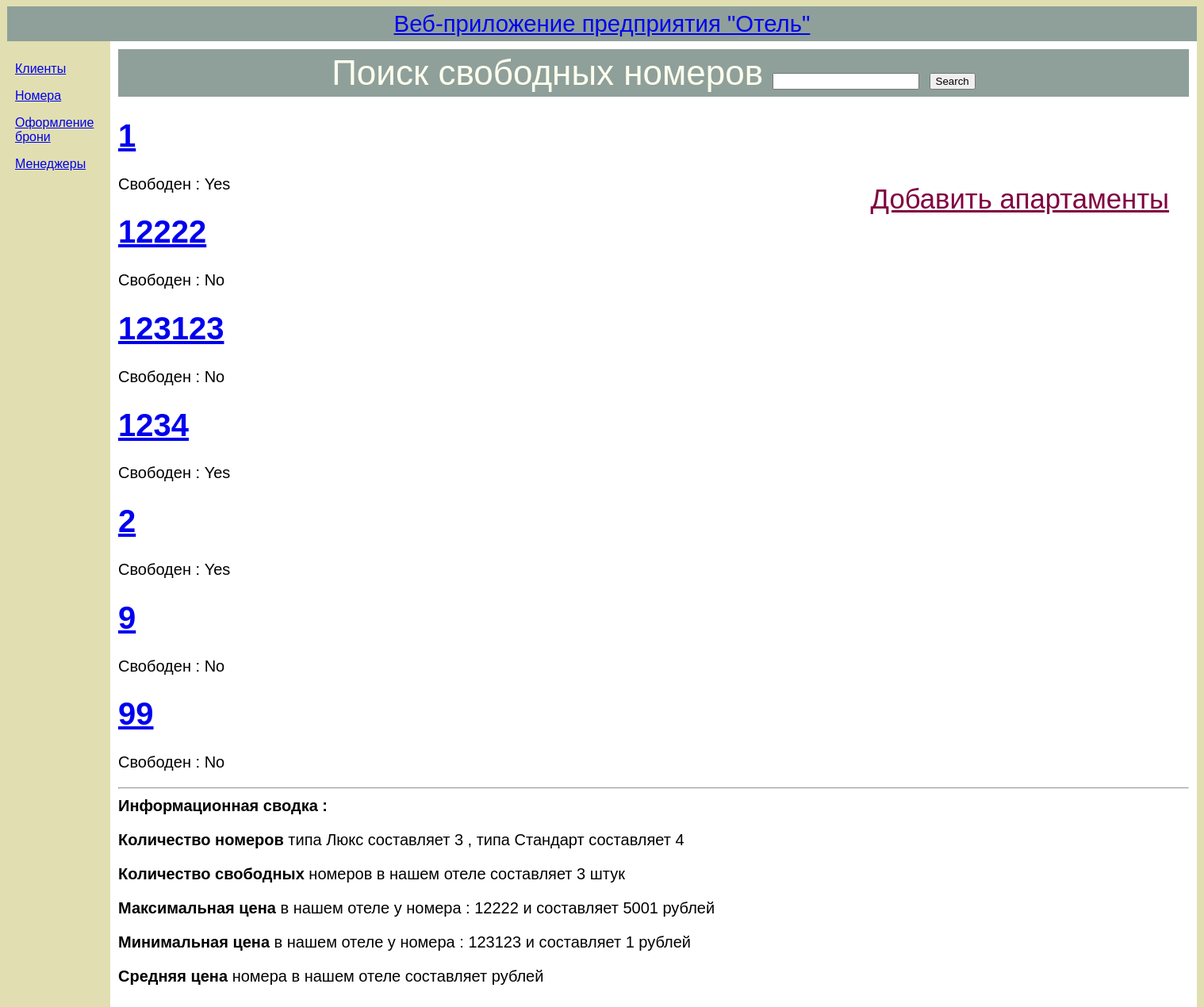
/rooms/, run on the app's committed database.
### blog/models.py (models this page shows, shortened)
class Room(models.Model):
	number = models.CharField(max_length=20)
	room_type = models.CharField(max_length=50)
	places = models.CharField(max_length=10)
	status = models.CharField(max_length=5)
	price = models.CharField(max_length=50)

### blog/views.py (the view)
# urls.py: path('rooms/', views.room_list, name='room_list'),
def room_list(request):
    max_price = Room.objects.all().aggregate(Max('price'))['price__max']
    need = Room.objects.get(price = max_price)
    min_price = Room.objects.all().aggregate(Min('price'))['price__min']
    minimum = Room.objects.get(price = min_price)
    lux =  Room.objects.filter(room_type = 'Lux').count()
    standart = Room.objects.filter(room_type= 'Standart').count()
    free =  Room.objects.filter(status = 'Yes').count()
    rooms = Room.objects.order_by('number')
    return render(request, 'blog/room_list.html', {'rooms':rooms, 'need' : need, 'minimum' : minimum, 'free' : free, 'lux':lux, 'standart':standart} )

### blog/templates/blog/room_list.html
{% extends 'blog/base.html' %}
{% block content %}
	<div id="header"><a href="{% url 'room_new' %}" id="top-menu">Добавить апартаменты</a>
		<form method="get" action= "{% url 'search' %}">Поиск свободных номеров
			<input type="text" name ="search">
			<input type = "submit" value = "Search"></div>
	{% for room in rooms %}
        <div class="room">
        	<h1><a href="{% url 'room_detail' pk=room.pk %}">{{ room.number }}</a></h1>
            <p>Свободен : {{room.status}}</p>
        </div>
    {% endfor %}
<hr>
    <b>Информационная сводка :</b>
    <p><b>Количество номеров </b>типа Люкс cоставляет {{lux}} , типа Стандарт составляет {{standart}}</p>
    <p><b>Количество свободных</b> номеров в нашем отеле cоставляет {{free}} штук</p>
    <p><b>Максимальная цена</b> в нашем отеле у номера : {{need.number}} и составляет {{need.price}} рублей</p>
    <p><b>Минимальная цена</b> в нашем отеле у номера : {{minimum.number}} и составляет {{minimum.price}} рублей</p>
    <p><b>Cредняя цена</b> номера в нашем отеле cоставляет {{average|floatformat}} рублей</p>
{% endblock %}

### blog/templates/blog/base.html (shortened to what this page needs)
{% load static %}
<!DOCTYPE html PUBLIC "-//W3C//DTD XHTML 1.0 Strict//EN"
  "http://www.w3.org/TR/xhtml1/DTD/xhtml1-strict.dtd">
<html xmlns="http://www.w3.org/1999/xhtml">
 <head>
 </head>
 <body>
  <div id="container">
   <div id="header"><a class="btn btn-default" href="{% url 'main_page' %}">Веб-приложение предприятия "Отель"</a></div>
   <div id="sidebar">
    <p><a href="{% url 'client_list' %}">Клиенты</a></p>
    <p><a href="{% url 'room_list' %}">Номера</a></p>
    <p><a href="{% url 'booking_list' %}">Оформление брони</a></p>
    <p><a href="{% url 'managers' %}">Менеджеры</a></p>
   </div>
   <div id="content">
            {% block content %}
            {% endblock %}
   </div>
  </div>
 </body>
</html>

### blog/templates/blog/base.html (style rules this page uses)
body { font: 10pt Arial, Helvetica, sans-serif; background: #e1dfb1; }
#container { width: 1500px; margin: 0 auto; background: #e1dfb1; }
#header { font-size: 2.2em; text-align: center; padding: 5px; background: #8fa09b; color: #ffe; }
#sidebar { font-size: 1.2em; margin-top: 10px; width: 110px; padding: 0 10px; float: left; }
#content { font-size: 1.5em; margin-left: 130px; padding: 10px; background: #fff; }
#top-menu { color: #800040; float: right; font-size: 26pt; margin-right: 20px; clear: left; }

### data on the page
Room: number "1", status "Yes"
Room: number "12222", status "No", price "5001"
Room: number "123123", status "No", price "1"
Room: number "1234", status "Yes"
Room: number "2", status "Yes"
Room: number "9", status "No"
Room: number "99", status "No"

### other printed values
{{ lux }} "3"
{{ standart }} "4"
{{ free }} "3"
